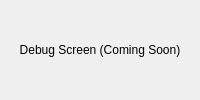
<?xml version="1.0" encoding="UTF-8"?>
<ui version="4.0">
 <class>DebugPage</class>
 <widget class="QWidget" name="DebugPage">
  <layout class="QVBoxLayout" name="verticalLayout">
   <item>
    <widget class="QLabel" name="label">
     <property name="text">
      <string>Debug Screen (Coming Soon)</string>
     </property>
     <property name="alignment">
      <set>Qt::AlignCenter</set>
     </property>
    </widget>
   </item>
  </layout>
 </widget>
 <resources/>
 <connections/>
</ui>
